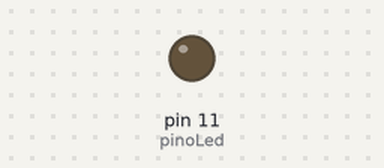
Bench run of a sketch on a simulated Arduino Uno, built with avr-gcc and run on an emulated ATmega328P. Parts: output pins drawn as LEDs (lit = HIGH).

Above: at 0.92 s.
At 10.9 s:
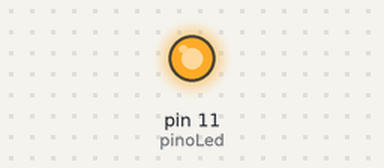
Timing chart, 0 to 11.7 s (numbered marks = the images above):
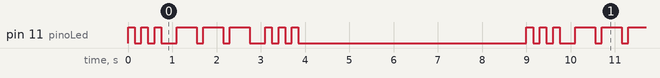

The sketch:

Projeto2SOSLuminoso.ino
```cpp
// PROJETO 02: SOS Luminoso
// Autor: Augusto Queiroz
// --- Declaração de Variáveis Globais ---
// Usar uma variável para o pino do LED torna o código mais fácil de ler e modificar.
int pinoLed = 11;
// --- Função de Configuração (setup) ---
// Roda uma única vez quando a placa é ligada.
void setup()
{
    // Configura a variável pinoLed (que vale 11) como uma SAÍDA.
    pinMode(pinoLed, OUTPUT);
}
// --- Laço Principal (loop) ---
// Fica se repetindo infinitamente.
void loop()
{

    // --- Letra 'S' (...): 3 piscadas curtas ---
    for (int x = 0; x < 3; x++)
    {
        digitalWrite(pinoLed, HIGH);
        delay(150);
        digitalWrite(pinoLed, LOW);
        delay(150);
    }
    delay(200); // Pausa entre as letras
    // --- Letra 'O' (---): 3 piscadas longas ---
    for (int x = 0; x < 3; x++)
    {
        digitalWrite(pinoLed, HIGH);
        delay(450);
        digitalWrite(pinoLed, LOW);
        delay(150);
    }
    delay(200); // Pausa entre as letras
    // --- Letra 'S' (...): 3 piscadas curtas ---
    for (int x = 0; x < 3; x++)
    {
        digitalWrite(pinoLed, HIGH);
        delay(150);
        digitalWrite(pinoLed, LOW);
        delay(150);
    }
    // Pausa longa de 5 segundos antes de repetir a mensagem SOS.
    delay(5000);
}
```

Measured:
- by itself, pin 11 (pinoLed): repeats every 9.0 s: 2 × (LOW 0.15 s, HIGH 0.15 s), LOW 0.35 s, 2 × (HIGH 0.45 s, LOW 0.15 s), HIGH 0.45 s, LOW 0.35 s, 2 × (HIGH 0.15 s, LOW 0.15 s), HIGH 0.15 s, LOW 5.2 s, HIGH 0.15 s
- by itself, everything shown: repeats every 9.0 s, in 18 steps
